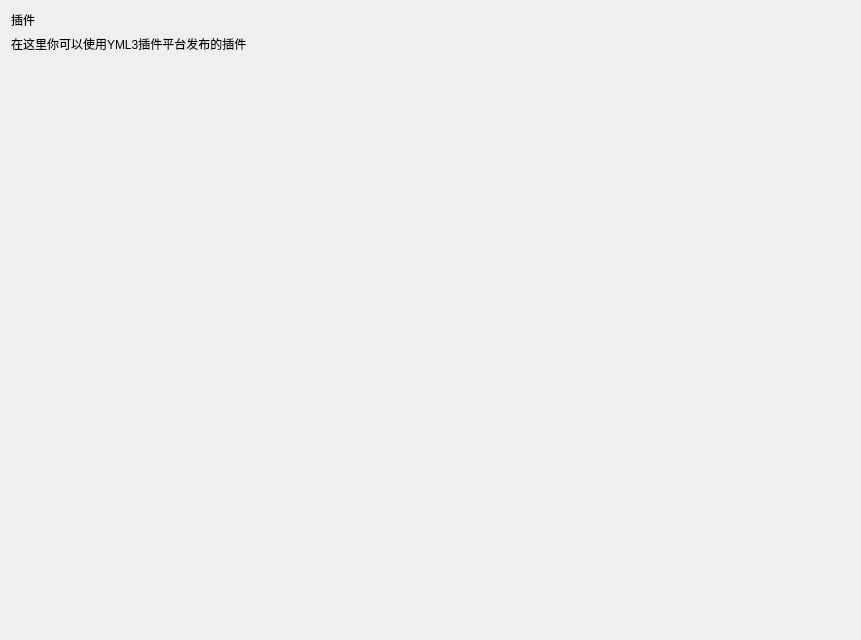
<?xml version="1.0" encoding="UTF-8"?>
<ui version="4.0">
 <class>plugin</class>
 <widget class="QFrame" name="plugin">
  <property name="geometry">
   <rect>
    <x>0</x>
    <y>0</y>
    <width>861</width>
    <height>640</height>
   </rect>
  </property>
  <property name="windowTitle">
   <string>Frame</string>
  </property>
  <layout class="QGridLayout" name="gridLayout">
   <item row="2" column="0">
    <spacer name="horizontalSpacer">
     <property name="orientation">
      <enum>Qt::Horizontal</enum>
     </property>
     <property name="sizeHint" stdset="0">
      <size>
       <width>40</width>
       <height>20</height>
      </size>
     </property>
    </spacer>
   </item>
   <item row="2" column="1">
    <widget class="SegmentedWidget" name="SegmentedWidget"/>
   </item>
   <item row="2" column="2">
    <spacer name="horizontalSpacer_2">
     <property name="orientation">
      <enum>Qt::Horizontal</enum>
     </property>
     <property name="sizeHint" stdset="0">
      <size>
       <width>40</width>
       <height>20</height>
      </size>
     </property>
    </spacer>
   </item>
   <item row="3" column="0" colspan="3">
    <widget class="QStackedWidget" name="stackedWidget">
     <property name="currentIndex">
      <number>0</number>
     </property>
     <widget class="QWidget" name="page">
      <layout class="QGridLayout" name="gridLayout_3">
       <item row="0" column="0">
        <widget class="SmoothScrollArea" name="SmoothScrollArea">
         <property name="frameShape">
          <enum>QFrame::NoFrame</enum>
         </property>
         <property name="frameShadow">
          <enum>QFrame::Plain</enum>
         </property>
         <property name="verticalScrollBarPolicy">
          <enum>Qt::ScrollBarAsNeeded</enum>
         </property>
         <property name="horizontalScrollBarPolicy">
          <enum>Qt::ScrollBarAsNeeded</enum>
         </property>
         <property name="widgetResizable">
          <bool>true</bool>
         </property>
         <widget class="QWidget" name="scrollAreaWidgetContents">
          <property name="geometry">
           <rect>
            <x>0</x>
            <y>0</y>
            <width>825</width>
            <height>495</height>
           </rect>
          </property>
          <layout class="QGridLayout" name="gridLayout_2"/>
         </widget>
        </widget>
       </item>
      </layout>
     </widget>
     <widget class="QWidget" name="page_2">
      <layout class="QGridLayout" name="gridLayout_5">
       <item row="0" column="0">
        <widget class="SmoothScrollArea" name="SmoothScrollArea_2">
         <property name="frameShape">
          <enum>QFrame::NoFrame</enum>
         </property>
         <property name="frameShadow">
          <enum>QFrame::Plain</enum>
         </property>
         <property name="verticalScrollBarPolicy">
          <enum>Qt::ScrollBarAsNeeded</enum>
         </property>
         <property name="horizontalScrollBarPolicy">
          <enum>Qt::ScrollBarAsNeeded</enum>
         </property>
         <property name="widgetResizable">
          <bool>true</bool>
         </property>
         <widget class="QWidget" name="scrollAreaWidgetContents_2">
          <property name="geometry">
           <rect>
            <x>0</x>
            <y>0</y>
            <width>825</width>
            <height>495</height>
           </rect>
          </property>
          <layout class="QGridLayout" name="gridLayout_4"/>
         </widget>
        </widget>
       </item>
      </layout>
     </widget>
     <widget class="QWidget" name="page_3">
      <layout class="QGridLayout" name="gridLayout_7">
       <item row="0" column="0">
        <widget class="SmoothScrollArea" name="SmoothScrollArea_3">
         <property name="frameShape">
          <enum>QFrame::NoFrame</enum>
         </property>
         <property name="frameShadow">
          <enum>QFrame::Plain</enum>
         </property>
         <property name="verticalScrollBarPolicy">
          <enum>Qt::ScrollBarAsNeeded</enum>
         </property>
         <property name="horizontalScrollBarPolicy">
          <enum>Qt::ScrollBarAsNeeded</enum>
         </property>
         <property name="widgetResizable">
          <bool>true</bool>
         </property>
         <widget class="QWidget" name="scrollAreaWidgetContents_3">
          <property name="geometry">
           <rect>
            <x>0</x>
            <y>0</y>
            <width>825</width>
            <height>495</height>
           </rect>
          </property>
          <layout class="QGridLayout" name="gridLayout_6"/>
         </widget>
        </widget>
       </item>
      </layout>
     </widget>
    </widget>
   </item>
   <item row="1" column="0" colspan="3">
    <widget class="BodyLabel" name="BodyLabel">
     <property name="text">
      <string>在这里你可以使用YML3插件平台发布的插件</string>
     </property>
    </widget>
   </item>
   <item row="0" column="0" colspan="3">
    <widget class="TitleLabel" name="TitleLabel">
     <property name="text">
      <string>插件</string>
     </property>
    </widget>
   </item>
  </layout>
 </widget>
 <customwidgets>
  <customwidget>
   <class>SmoothScrollArea</class>
   <extends>QScrollArea</extends>
   <header>qfluentwidgets</header>
   <container>1</container>
  </customwidget>
  <customwidget>
   <class>BodyLabel</class>
   <extends>QLabel</extends>
   <header>qfluentwidgets</header>
  </customwidget>
  <customwidget>
   <class>TitleLabel</class>
   <extends>QLabel</extends>
   <header>qfluentwidgets</header>
  </customwidget>
  <customwidget>
   <class>Pivot</class>
   <extends>QWidget</extends>
   <header>qfluentwidgets</header>
  </customwidget>
  <customwidget>
   <class>SegmentedWidget</class>
   <extends>Pivot</extends>
   <header>qfluentwidgets</header>
  </customwidget>
 </customwidgets>
 <resources/>
 <connections/>
</ui>
